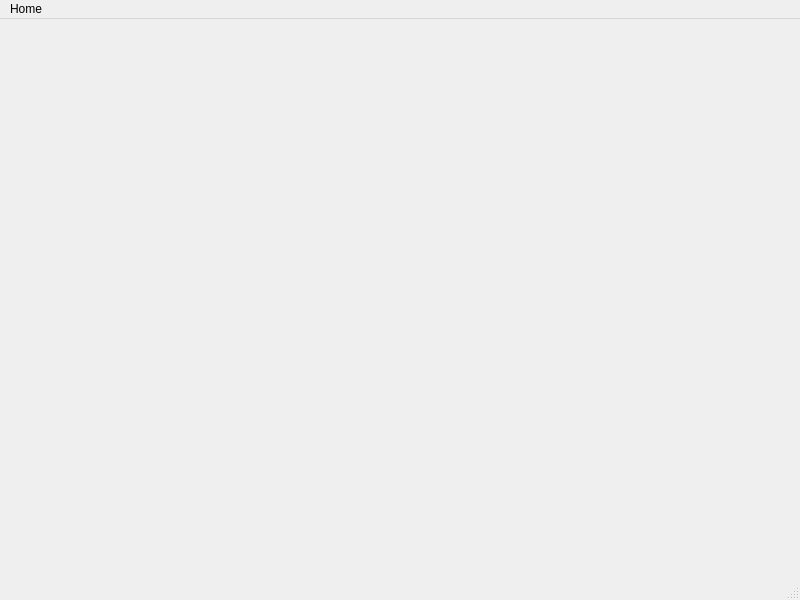
<?xml version="1.0" encoding="UTF-8"?>
<ui version="4.0">
 <class>MainWindow</class>
 <widget class="QMainWindow" name="MainWindow">
  <property name="geometry">
   <rect>
    <x>0</x>
    <y>0</y>
    <width>800</width>
    <height>600</height>
   </rect>
  </property>
  <property name="windowTitle">
   <string>MainWindow</string>
  </property>
  <widget class="QWidget" name="centralwidget"/>
  <widget class="QStatusBar" name="statusbar"/>
  <widget class="QMenuBar" name="menuBar">
   <property name="geometry">
    <rect>
     <x>0</x>
     <y>0</y>
     <width>800</width>
     <height>26</height>
    </rect>
   </property>
   <widget class="QMenu" name="menuHome">
    <property name="title">
     <string>Home</string>
    </property>
    <addaction name="actionLogin"/>
    <addaction name="actionRegister"/>
    <addaction name="separator"/>
    <addaction name="actionAbout"/>
   </widget>
   <addaction name="menuHome"/>
  </widget>
  <action name="actionLogin">
   <property name="text">
    <string>Login</string>
   </property>
  </action>
  <action name="actionRegister">
   <property name="text">
    <string>Register</string>
   </property>
  </action>
  <action name="actionAbout">
   <property name="text">
    <string>About</string>
   </property>
  </action>
 </widget>
 <resources/>
 <connections/>
</ui>
